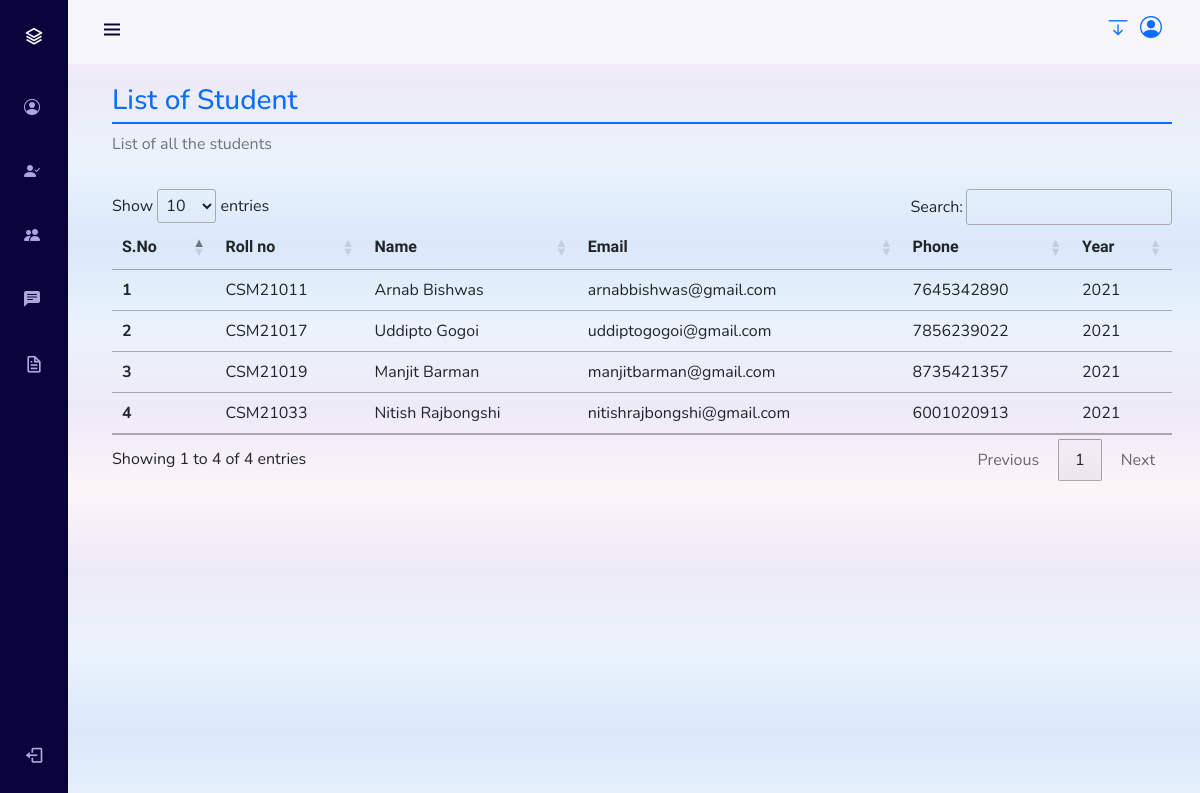
Before: /mentor/student_list.php (signed in) with the older database file.
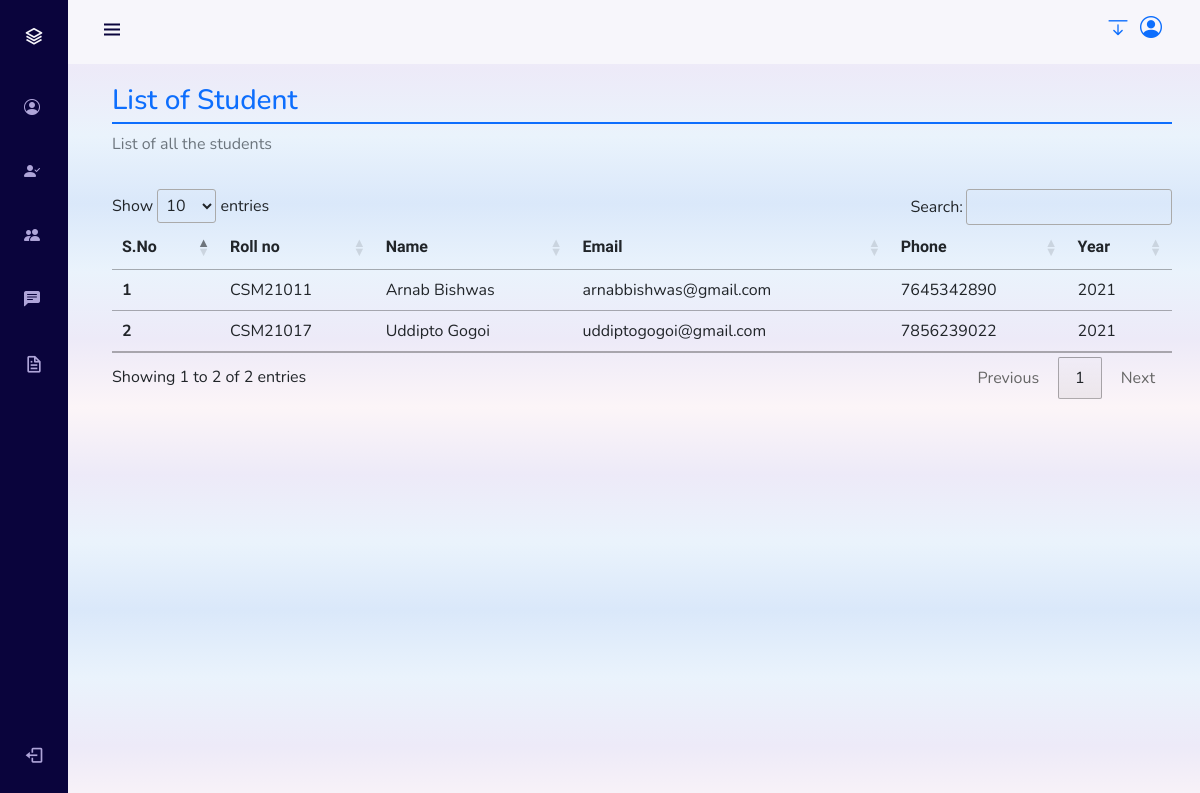
After: the same page with the newer database file.
### tables this page shows
CREATE TABLE `student` (
  `rollno` char(8) NOT NULL,
  `student_email` varchar(80) NOT NULL,
  `student_phone` char(10) NOT NULL,
  `student_firstname` varchar(35) NOT NULL,
  `student_lastname` varchar(35) NOT NULL,
  `academic_year` int(4) NOT NULL,
  `student_depertment` varchar(100) NOT NULL,
  `student_program` varchar(100) NOT NULL,
  `student_semester` varchar(20) NOT NULL,
  `student_password` varchar(255) NOT NULL,
  `assign_mentor` char(6) NOT NULL
);

### mentor/database/student_list.php (the view)
<?php
$mentor_id = $_SESSION['mentorId'];
$sql = "SELECT * FROM `student` WHERE `assign_mentor` = '$mentor_id'";
$result = mysqli_query($conn, $sql);
$no_of_rows = mysqli_num_rows($result);
$sno = 0;
if ($no_of_rows > 0) {
    while ($row = mysqli_fetch_assoc($result)) {
        $sno = $sno + 1;
        echo '
            <tr>
                <th scope="row">' . $sno . '</th>
                <td>' . $row["rollno"] . '</td>
                <td>' . $row["student_firstname"] . ' ' . $row["student_lastname"] . '</td>
                <td>' . $row["student_email"] . '</td>
                <td>' . $row["student_phone"] . '</td>
                <td>' . $row["academic_year"] . '</td>
            </tr>
            ';
    }
}
?>

### mentor/student_list.php (shortened to what this page needs)
<!DOCTYPE html>
<html lang="en">
<head>
    <link href="https://cdn.jsdelivr.net/npm/bootstrap@5.2.1/dist/css/bootstrap.min.css" rel="stylesheet">
    <link rel="stylesheet" href="https://cdnjs.cloudflare.com/ajax/libs/font-awesome/6.2.0/css/all.min.css">
    <link href='https://cdn.jsdelivr.net/npm/boxicons@2.0.5/css/boxicons.min.css' rel='stylesheet'>
    <link rel="stylesheet" href="https://cdn.jsdelivr.net/npm/bootstrap-icons@1.3.0/font/bootstrap-icons.css">
    <link rel="stylesheet" href="../style/profile_sidebar.css">
    <link rel="stylesheet" href="../style/bg_color.css">
    <link rel="stylesheet" href="//cdn.datatables.net/1.12.1/css/jquery.dataTables.min.css">
</head>
<body id="body-pd">
    <?php
        include "partials/_navbar.php";
        include "../partials/_dbconnect.php";
    ?>
    <div class="container text-primary py-2">
        <h3 class="text-primary mt-2 border-bottom border-2 border-primary py-1">List of Student</h3>
        <p class="text-secondary">List of all the students</p>
    </div>
    <div class="container my-2">
        <table class="table" id="student_list">
            <thead>
                <tr style="font-family: 'Ubuntu', sans-serif;">
                    <th scope="col">S.No</th>
                    <th scope="col">Roll no</th>
                    <th scope="col">Name</th>
                    <th scope="col">Email</th>
                    <th scope="col">Phone</th>
                    <th scope="col">Year</th>
                </tr>
            </thead>
            <tbody>
                <?php
                include "database/student_list.php";
                ?>
            </tbody>
        </table>
    </div>
</body>
</html>

Changed rows visible on the page:
no longer on this page (row edited): student: rollno "CSM21019", student_firstname "Manjit", student_lastname "Barman", student_email "manjitbarman@gmail.com", student_phone "8735421357", academic_year "2021"
no longer on this page (row edited): student: rollno "CSM21033", student_firstname "Nitish", student_lastname "Rajbongshi", student_email "nitishrajbongshi@gmail.com", student_phone "6001020913", academic_year "2021"
Other visible differences:
text written by a page script: "Show entries Search: Showing 1 to 4 of 4 entries Previous 1 Next" → "Show entries Search: Showing 1 to 2 of 2 entries Previous 1 Next"
